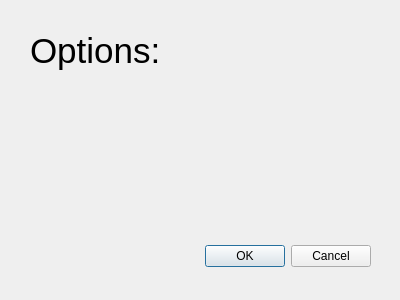
<?xml version="1.0" encoding="UTF-8"?>
<ui version="4.0">
 <class>Options</class>
 <widget class="QDialog" name="Options">
  <property name="geometry">
   <rect>
    <x>0</x>
    <y>0</y>
    <width>400</width>
    <height>300</height>
   </rect>
  </property>
  <property name="windowTitle">
   <string>Dialog</string>
  </property>
  <widget class="QDialogButtonBox" name="buttonBox">
   <property name="geometry">
    <rect>
     <x>30</x>
     <y>240</y>
     <width>341</width>
     <height>32</height>
    </rect>
   </property>
   <property name="orientation">
    <enum>Qt::Horizontal</enum>
   </property>
   <property name="standardButtons">
    <set>QDialogButtonBox::Cancel|QDialogButtonBox::Ok</set>
   </property>
  </widget>
  <widget class="QLabel" name="label">
   <property name="geometry">
    <rect>
     <x>30</x>
     <y>30</y>
     <width>141</width>
     <height>41</height>
    </rect>
   </property>
   <property name="font">
    <font>
     <pointsize>26</pointsize>
    </font>
   </property>
   <property name="text">
    <string>Options:</string>
   </property>
  </widget>
 </widget>
 <resources/>
 <connections>
  <connection>
   <sender>buttonBox</sender>
   <signal>accepted()</signal>
   <receiver>Options</receiver>
   <slot>accept()</slot>
   <hints>
    <hint type="sourcelabel">
     <x>248</x>
     <y>254</y>
    </hint>
    <hint type="destinationlabel">
     <x>157</x>
     <y>274</y>
    </hint>
   </hints>
  </connection>
  <connection>
   <sender>buttonBox</sender>
   <signal>rejected()</signal>
   <receiver>Options</receiver>
   <slot>reject()</slot>
   <hints>
    <hint type="sourcelabel">
     <x>316</x>
     <y>260</y>
    </hint>
    <hint type="destinationlabel">
     <x>286</x>
     <y>274</y>
    </hint>
   </hints>
  </connection>
 </connections>
</ui>
